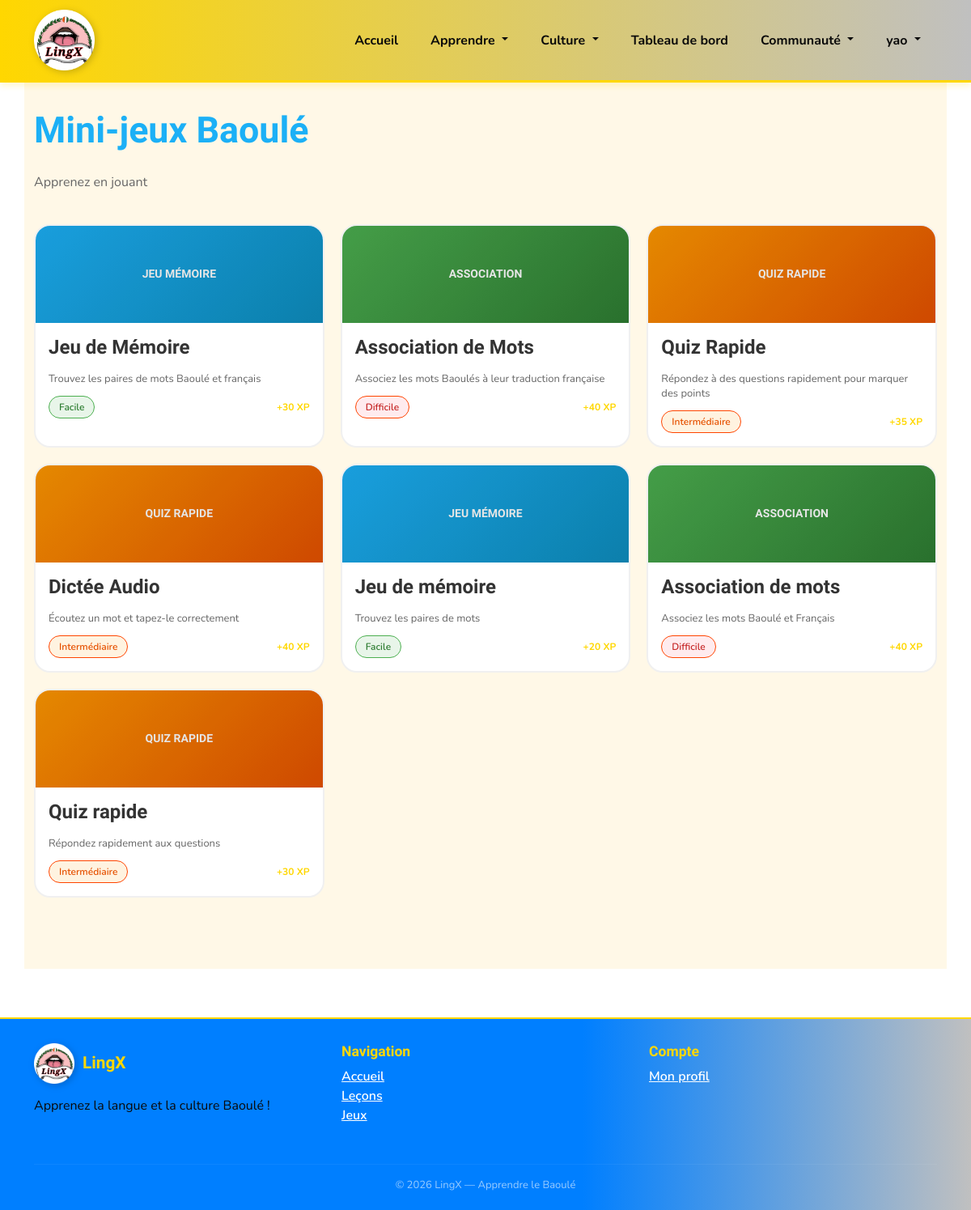
/games/ (signed in), run on the app's committed database.
### lingx/models.py (models this page shows, shortened)
class MiniGame(models.Model):
    GAME_TYPE_CHOICES = [
        ('memory', 'Jeu de Mémoire'),
        ('word_match', 'Association de Mots'),
        ('speed_quiz', 'Quiz Rapide'),
        ('pronunciation', 'Prononciation'),
    ]
    lesson = models.ForeignKey(Lesson, on_delete=models.SET_NULL, null=True, blank=True, related_name='minigames')
    title = models.CharField(max_length=200)
    description = models.TextField()
    game_type = models.CharField(max_length=20, choices=GAME_TYPE_CHOICES)
    difficulty = models.CharField(max_length=20, choices=Lesson.DIFFICULTY_CHOICES, default='debutant')
    points_reward = models.IntegerField(default=20)
    time_limit = models.IntegerField(default=60, help_text="Temps en secondes")
    is_active = models.BooleanField(default=True)
    created_at = models.DateTimeField(auto_now_add=True)

### lingx/views.py (the view)
# urls.py: path('games/', views.games_view, name='games'),
@login_required
def games_view(request):
    games = MiniGame.objects.filter(is_active=True)
    user_scores = GameScore.objects.filter(user=request.user).order_by('-created_at')[:10]
    games_with_unlock = []
    for game in games:
        games_with_unlock.append({
            'game': game,
            'unlocked': is_game_unlocked_for_user(request.user, game)
        })
    context = {
        'games': games_with_unlock,
        'user_scores': user_scores,
    }
    return render(request, 'games.html', context)

### lingx/context_processors.py (called while the page is built, shortened)
def sous_groupes_images(request):
    repo_static = Path(__file__).resolve().parents[2] / 'static'
    images_dir = repo_static / 'images' / 'SOUS GROUPES'
    if not images_dir.exists() or not images_dir.is_dir():
        return {'sous_groupes_images': []}

### lingx/views.py (called while the page is built)
def is_game_unlocked_for_user(user, game):
    if not game.lesson:
        return True  # Jeu sans leçon = toujours accessible
    return is_lesson_unlocked_for_user(user, game.lesson)

### templates/games.html (shortened to what this page needs)
{% extends 'base.html' %}
{% load static %}
{% block content %}
<div class="container" style="background-color: #FFF8E7; min-height: 100vh; padding-top: 32px;">
    <div style="margin-bottom: 40px;">
        <h1 style="font-family: 'Baloo 2', cursive; font-size: 40px; margin: 0 0 8px 0; color: #1CB0F6;">Mini-jeux Baoulé</h1>
        <p style="font-size: 16px; color: #666; margin: 0 0 16px 0;">Apprenez en jouant</p>
    </div>
    {% if games %}
    <div style="display: grid; grid-template-columns: repeat(auto-fill, minmax(280px, 1fr)); gap: 20px; margin-bottom: 40px;">
        {% for item in games %}
        {% if item.unlocked %}
        <a href="{% url 'game_play' item.game.id %}" class="game-card" style="text-decoration: none; color: inherit;">
        {% else %}
        <div class="game-card" style="opacity: 0.6; cursor: not-allowed;">
        {% endif %}
            <div class="game-card-banner"
                 style="{% if item.unlocked %}
                            {% if item.game.game_type == 'memory' %}
                                background: linear-gradient(135deg, #1CB0F6, #0d8ebf)
                            {% elif item.game.game_type == 'word_match' %}
                                background: linear-gradient(135deg, #4CAF50, #2E7D32)
                            {% elif item.game.game_type == 'speed_quiz' %}
                                background: linear-gradient(135deg, #FF9800, #E65100)
                            {% elif item.game.game_type == 'anagram' %}
                                background: linear-gradient(135deg, #9C27B0, #6A1B9A)
                            {% endif %}
                        {% else %}
                            background: linear-gradient(135deg, #999999, #666666)
                        {% endif %};
                         display: flex;
                         align-items: center;
                         justify-content: center;
                         min-height: 120px;
                         position: relative;
                        ">
                {% if item.unlocked %}
                    <span style="font-size: 14px; font-weight: 600;">
                    {% if item.game.game_type == 'memory' %}
                        JEU MÉMOIRE
                    {% elif item.game.game_type == 'word_match' %}
                        ASSOCIATION
                    {% elif item.game.game_type == 'speed_quiz' %}
                        QUIZ RAPIDE
                    {% elif item.game.game_type == 'anagram' %}
                        ANAGRAMME
                    {% endif %}
                    </span>
                {% else %}
                    <span style="font-size: 14px; font-weight: 600;">VERROUILLÉ</span>
                {% endif %}
            </div>
            <div class="game-card-body">
                <h4 class="game-card-title">{{ item.game.title }}</h4>
                <p class="game-card-desc">{{ item.game.description }}</p>
                {% if item.unlocked %}
                <div class="game-card-meta">
                    <span class="{% if item.game.game_type == 'memory' %}difficulty-easy{% elif item.game.game_type == 'word_match' %}difficulty-hard{% elif item.game.game_type == 'speed_quiz' %}difficulty-medium{% elif item.game.game_type == 'anagram' %}difficulty-hard{% endif %}">
                        {% if item.game.game_type == 'memory' %}
                            Facile
                        {% elif item.game.game_type == 'word_match' %}
                            Difficile
                        {% elif item.game.game_type == 'speed_quiz' %}
                            Intermédiaire
                        {% elif item.game.game_type == 'anagram' %}
                            Difficile
                        {% endif %}
                    </span>
                    <span style="color: #FFD700; font-weight: 700;">
                      {% if item.game.game_type == 'word_match' %}
                        +{{ item.game.points_reward|add:15 }} XP
                      {% else %}
                        +{{ item.game.points_reward }} XP
                      {% endif %}
                    </span>
                </div>
                {% else %}
                <div style="padding: 12px; background: #f9f9f9; border-radius: 8px; text-align: center; color: #666; font-size: 13px;">
                    <p style="margin: 0;">Débloqué à partir du niveau {{ item.game.lesson.number }}</p>
                </div>
                {% endif %}
            </div>
        {% if item.unlocked %}
        </a>
        {% else %}
        </div>
        {% endif %}
        {% endfor %}
    </div>
    {% endif %}
    <br><br>
</div>
{% endblock %}

### templates/base.html (shortened to what this page needs)
{% load static %}
<!doctype html>
<html lang="fr">
  <head>
    <link
      href="https://cdn.jsdelivr.net/npm/bootstrap@5.3.0/dist/css/bootstrap.min.css"
      rel="stylesheet"
    />
    <link rel="stylesheet" href="{% static 'css/esatic-theme.css' %}" />
    <link rel="stylesheet" href="{% static 'css/duolingo-baoule.css' %}" />
  </head>
  <body>
    <nav class="navbar navbar-expand-lg sticky-top">
      <div class="container">
        <a
          class="navbar-brand"
          href="{% url 'home' %}"
          style="display: flex; align-items: center; padding: 0"
        >
          <img
            src="{% static 'images/lingx_circular.png' %}"
            alt="LingX Logo"
            style="
              width: 75px;
              height: 75px;
              object-fit: contain;
              filter: drop-shadow(2px 2px 4px rgba(0, 0, 0, 0.2));
            "
          />
        </a>
        <div class="collapse navbar-collapse" id="navbarNav">
          <ul class="navbar-nav ms-auto">
            {% if user.is_authenticated %}
            <li class="nav-item">
              <a class="nav-link" href="{% url 'home' %}"> Accueil</a>
            </li>
            {% endif %}
            <li class="nav-item dropdown">
              <a
                class="nav-link dropdown-toggle"
                href="#"
                role="button"
                data-bs-toggle="dropdown"
              >
                Apprendre
              </a>
            </li>
            <li class="nav-item dropdown">
              <a
                class="nav-link dropdown-toggle"
                href="#"
                role="button"
                data-bs-toggle="dropdown"
              >
                Culture
              </a>
            </li>
            {% if user.is_authenticated %}
            <li class="nav-item">
              <a class="nav-link" href="{% url 'dashboard' %}">
                Tableau de bord</a
              >
            </li>
            <li class="nav-item dropdown">
              <a
                class="nav-link dropdown-toggle"
                href="#"
                role="button"
                data-bs-toggle="dropdown"
              >
                Communauté
              </a>
            </li>
            <li class="nav-item dropdown">
              <a
                class="nav-link dropdown-toggle"
                href="#"
                role="button"
                data-bs-toggle="dropdown"
              >
                {{ user.username }}
              </a>
            </li>
            {% endif %}
          </ul>
        </div>
      </div>
    </nav>
    <main>{% block content %}{% endblock %}</main>
    <footer style="margin-top: 60px; padding: 30px 0 20px">
      <div class="container">
        <div class="row">
          <div class="col-md-4 mb-3">
            <div style="display: flex; align-items: center; gap: 10px; margin-bottom: 15px;">
              <img
                src="{% static 'images/lingx_circular.png' %}"
                alt="LingX Logo"
                style="
                  width: 50px;
                  height: 50px;
                  object-fit: contain;
                  filter: drop-shadow(2px 2px 4px rgba(0, 0, 0, 0.2));
                "
              />
              <h5
                style="
                  color: var(--or);
                  font-family: &quot;Baloo 2&quot;, cursive;
                  font-weight: 800;
                  margin: 0;
                "
              >
                LingX
              </h5>
            </div>
            <p>Apprenez la langue et la culture Baoulé !</p>
          </div>
          <div class="col-md-4 mb-3">
            <h6 style="color: var(--or)">Navigation</h6>
            <ul class="list-unstyled">
              <li>
                <a href="{% url 'home' %}" style="color: #fff"> Accueil</a>
              </li>
              {% if user.is_authenticated %}
              <li>
                <a href="{% url 'categories' %}" style="color: #fff"> Leçons</a>
              </li>
              <li>
                <a href="{% url 'games' %}" style="color: #fff"> Jeux</a>
              </li>
              {% endif %}
            </ul>
          </div>
          <div class="col-md-4 mb-3">
            <h6 style="color: var(--or)">Compte</h6>
            <ul class="list-unstyled">
              {% if user.is_authenticated %}
              <li>
                <a href="{% url 'profile' %}" style="color: #fff">Mon profil</a>
              </li>
              {% else %}
              <li>
                <a href="{% url 'login' %}" style="color: #fff"> Connexion</a>
              </li>
              {% endif %}
            </ul>
          </div>
        </div>
        <hr style="border-color: rgba(255, 255, 255, 0.2)" />
        <p
          class="text-center mb-0"
          style="color: rgba(255, 255, 255, 0.6); font-size: 13px"
        >
          © 2026 LingX — Apprendre le Baoulé
        </p>
      </div>
    </footer>
  </body>
</html>

### static/css/esatic-theme.css (style rules this page uses)
:root { --primary-color: #ffd700; --secondary-color: #c0c0c0; --success-color: #66BB6A; --warning-color: #ffd700; --danger-color: #EF5350; --dark-color: #000000; --light-color: #ffffff; --gradient: linear-gradient(135deg, #ffd700 0%, #c0c0c0 100%); }
body { font-family: 'Inter', -apple-system, BlinkMacSystemFont, 'Segoe UI', sans-serif; background: #ffffff; min-height: 100vh; color: #000000; }
.navbar { background: var(--gradient) !important; backdrop-filter: blur(10px); box-shadow: 0 4px 8px rgba(255, 215, 0, 0.2); }
.navbar-brand { font-weight: 700; font-size: 1.5rem; font-family: 'Playfair Display', serif; color: #000000 !important; }
.nav-link { color: #000000 !important; font-weight: 600; }

### static/css/duolingo-baoule.css (style rules this page uses)
:root { --or: #FFD700; --or-clair: #FFED4E; --or-sombre: #CCB000; --argent: #C0C0C0; --argent-clair: #E8E8E8; --argent-sombre: #A9A9A9; --bleu: #007FFF; --bleu-nuit: #003F7F; --bleu-clair: #4DA6FF; --orange-red: #FF4500; --blanc: #FFFFFF; --noir-doux: #0A0A0A; --gris-fond: #F4F6F8; --texte: #333333; --gradient-navbar: linear-gradient(90deg, #FFD700 0%, #C0C0C0 100%); --gold: #FFD700; --gold-dark: #CCB000; --brun: #003F7F; --vert: #4CAF50; --noir: #007FFF; --creme: #FFF8E7; --rouge: #FF4500; --bleu-old: #007FFF; --orange: #FF4500; --vert-clair: #E8F5E9; --rouge-clair: #FFEBEE; --bleu-clair-old: #E3F2FD; --gris: #F4F6F8; }
body { font-family: 'Nunito', sans-serif; color: var(--texte); }
h1, h2, h3, h4, h5, h6, .section-title { font-family: 'Baloo 2', cursive; font-weight: 700; }
.game-card { background: white; border: 2px solid #F0F0F0; border-radius: 20px; overflow: hidden; transition: all 0.3s ease; cursor: pointer; text-decoration: none; color: inherit; display: block; }
.game-card-banner { height: 120px; display: flex; align-items: center; justify-content: center; font-size: 48px; color: white; font-weight: 900; font-family: 'Baloo 2', cursive; position: relative; overflow: hidden; }
.game-card-banner::before { content: ''; position: absolute; inset: 0; background: rgba(0, 0, 0, 0.1); }
.game-card-body { padding: 16px; }
.game-card-title { font-family: 'Baloo 2', cursive; font-size: 16px; font-weight: 700; margin: 0 0 8px 0; }
.game-card-desc { font-size: 13px; color: #666; margin: 0 0 12px 0; line-height: 1.4; }
.game-card-meta { display: flex; justify-content: space-between; align-items: center; font-size: 12px; }
.difficulty-easy { background-color: #E8F5E9; color: #2E7D32; border: 1px solid var(--vert); padding: 4px 12px; border-radius: 16px; font-size: 12px; font-weight: 600; }
.difficulty-medium { background-color: #FFF3E0; color: #E65100; border: 1px solid var(--orange); padding: 4px 12px; border-radius: 16px; font-size: 12px; font-weight: 600; }
.difficulty-hard { background-color: #FFEBEE; color: #C62828; border: 1px solid var(--rouge); padding: 4px 12px; border-radius: 16px; font-size: 12px; font-weight: 600; }

### templates/base.html (style rules this page uses)
:root { --or: #ffd700; --or-clair: #ffed4e; --or-sombre: #ccb000; --argent: #c0c0c0; --argent-clair: #e8e8e8; --bleu: #007fff; --bleu-nuit: #003f7f; --bleu-clair: #4da6ff; --orange-red: #ff4500; }
.navbar { background: linear-gradient(90deg, #ffd700 0%, #c0c0c0 100%) !important; border-bottom: 3px solid #ffd700; padding: 12px 0 !important; min-height: auto; }
.navbar .nav-link { color: #0a0a0a !important; font-weight: 700 !important; font-size: 16px !important; padding: 12px 20px !important; transition: all 0.2s; }
footer { background: linear-gradient( 90deg, #007fff 0%, #007fff 60%, #c0c0c0 100% ); color: #0a0a0a; border-top: 2px solid #ffd700; }
footer a { color: #0a0a0a; font-weight: 600; transition: all 0.2s; }
footer h5, footer h6 { color: #0a0a0a; font-weight: 800; }
h1 { font-size: 2.8rem !important; font-weight: 900 !important; margin-bottom: 25px !important; }
h4 { font-size: 1.5rem !important; font-weight: 700 !important; margin-bottom: 15px !important; }
h5 { font-size: 1.3rem !important; font-weight: 600 !important; }
h6 { font-size: 1.1rem !important; font-weight: 600 !important; }

### data on the page
MiniGame: game_type "JEU MÉMOIRE", game "Jeu de Mémoire", game.description "Trouvez les paires de mots Baoulé et français", game.points_reward "30"
MiniGame: game_type "ASSOCIATION", game "Association de Mots", game.description "Associez les mots Baoulés à leur traduction française", game.points_reward|add "40"
MiniGame: game_type "QUIZ RAPIDE", game "Quiz Rapide", game.description "Répondez à des questions rapidement pour marquer des points", game.points_reward "35"
MiniGame: game_type "QUIZ RAPIDE", game "Dictée Audio", game.description "Écoutez un mot et tapez-le correctement", game.points_reward "40"
MiniGame: game_type "JEU MÉMOIRE", game "Jeu de mémoire", game.description "Trouvez les paires de mots", game.points_reward "20"
MiniGame: game_type "ASSOCIATION", game "Association de mots", game.description "Associez les mots Baoulé et Français", game.points_reward|add "40"
MiniGame: game_type "QUIZ RAPIDE", game "Quiz rapide", game.description "Répondez rapidement aux questions", game.points_reward "30"

### other printed values
{{ user.username }} "yao"
